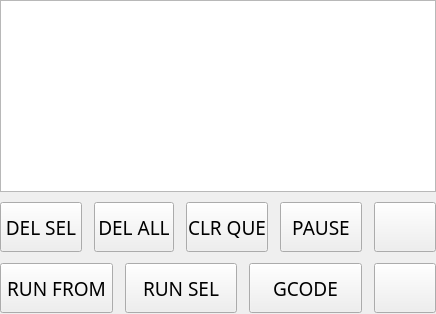
                    <widget class="QWidget" name="verticalWidget" native="true">
                     <property name="sizePolicy">
                      <sizepolicy hsizetype="Preferred" vsizetype="Preferred">
                       <horstretch>1</horstretch>
                       <verstretch>0</verstretch>
                      </sizepolicy>
                     </property>
                     <property name="styleSheet">
                      <string notr="true"/>
                     </property>
                     <layout class="QVBoxLayout" name="verticalLayout_60">
                      <property name="spacing">
                       <number>9</number>
                      </property>
                      <property name="leftMargin">
                       <number>0</number>
                      </property>
                      <property name="topMargin">
                       <number>0</number>
                      </property>
                      <property name="rightMargin">
                       <number>0</number>
                      </property>
                      <property name="bottomMargin">
                       <number>0</number>
                      </property>
                      <item>
                       <widget class="MDIHistory" name="mdihistory">
                        <property name="sizePolicy">
                         <sizepolicy hsizetype="Preferred" vsizetype="Preferred">
                          <horstretch>1</horstretch>
                          <verstretch>1</verstretch>
                         </sizepolicy>
                        </property>
                        <property name="minimumSize">
                         <size>
                          <width>360</width>
                          <height>0</height>
                         </size>
                        </property>
                        <property name="styleSheet">
                         <string notr="true"/>
                        </property>
                        <property name="alternatingRowColors">
                         <bool>false</bool>
                        </property>
                        <property name="selectionMode">
                         <enum>QAbstractItemView::SelectionMode::ExtendedSelection</enum>
                        </property>
                        <property name="viewMode">
                         <enum>QListView::ViewMode::ListMode</enum>
                        </property>
                        <property name="mdiEntrylineName" stdset="0">
                         <string>mdiEntry</string>
                        </property>
                        <property name="mdiListOrderNatural" stdset="0">
                         <bool>true</bool>
                        </property>
                       </widget>
                      </item>
                      <item>
                       <widget class="QWidget" name="widget_37" native="true">
                        <property name="sizePolicy">
                         <sizepolicy hsizetype="Preferred" vsizetype="Preferred">
                          <horstretch>1</horstretch>
                          <verstretch>0</verstretch>
                         </sizepolicy>
                        </property>
                        <property name="minimumSize">
                         <size>
                          <width>0</width>
                          <height>40</height>
                         </size>
                        </property>
                        <layout class="QHBoxLayout" name="horizontalLayout_147">
                         <property name="spacing">
                          <number>12</number>
                         </property>
                         <property name="leftMargin">
                          <number>0</number>
                         </property>
                         <property name="topMargin">
                          <number>1</number>
                         </property>
                         <property name="rightMargin">
                          <number>0</number>
                         </property>
                         <property name="bottomMargin">
                          <number>1</number>
                         </property>
                         <item>
                          <widget class="QPushButton" name="btn_del_history_row_mdi">
                           <property name="sizePolicy">
                            <sizepolicy hsizetype="Preferred" vsizetype="Fixed">
                             <horstretch>1</horstretch>
                             <verstretch>0</verstretch>
                            </sizepolicy>
                           </property>
                           <property name="minimumSize">
                            <size>
                             <width>58</width>
                             <height>50</height>
                            </size>
                           </property>
                           <property name="maximumSize">
                            <size>
                             <width>16777215</width>
                             <height>50</height>
                            </size>
                           </property>
                           <property name="font">
                            <font>
                             <family>Probe Basic Bebas Mono</family>
                             <pointsize>14</pointsize>
                             <italic>false</italic>
                             <bold>false</bold>
                            </font>
                           </property>
                           <property name="focusPolicy">
                            <enum>Qt::FocusPolicy::NoFocus</enum>
                           </property>
                           <property name="styleSheet">
                            <string notr="true">font: 14pt &quot;Probe Basic Bebas Mono&quot;;</string>
                           </property>
                           <property name="text">
                            <string>DEL SEL</string>
                           </property>
                          </widget>
                         </item>
                         <item>
                          <widget class="QPushButton" name="btn_del_all_mdi">
                           <property name="sizePolicy">
                            <sizepolicy hsizetype="Preferred" vsizetype="Fixed">
                             <horstretch>0</horstretch>
                             <verstretch>0</verstretch>
                            </sizepolicy>
                           </property>
                           <property name="minimumSize">
                            <size>
                             <width>58</width>
                             <height>50</height>
                            </size>
                           </property>
                           <property name="maximumSize">
                            <size>
                             <width>16777215</width>
                             <height>50</height>
                            </size>
                           </property>
                           <property name="font">
                            <font>
                             <family>Probe Basic Bebas Mono</family>
                             <pointsize>14</pointsize>
                             <italic>false</italic>
                             <bold>false</bold>
                            </font>
                           </property>
                           <property name="focusPolicy">
                            <enum>Qt::FocusPolicy::NoFocus</enum>
                           </property>
                           <property name="styleSheet">
                            <string notr="true">font: 14pt &quot;Probe Basic Bebas Mono&quot;;</string>
                           </property>
                           <property name="text">
                            <string>DEL ALL</string>
                           </property>
                          </widget>
                         </item>
                         <item>
                          <widget class="QPushButton" name="btn_clear_queue_mdi">
                           <property name="sizePolicy">
                            <sizepolicy hsizetype="Preferred" vsizetype="Fixed">
                             <horstretch>1</horstretch>
                             <verstretch>0</verstretch>
                            </sizepolicy>
                           </property>
                           <property name="minimumSize">
                            <size>
                             <width>58</width>
                             <height>50</height>
                            </size>
                           </property>
                           <property name="maximumSize">
                            <size>
                             <width>16777215</width>
                             <height>50</height>
                            </size>
                           </property>
                           <property name="font">
                            <font>
                             <family>Probe Basic Bebas Mono</family>
                             <pointsize>14</pointsize>
                             <italic>false</italic>
                             <bold>false</bold>
                            </font>
                           </property>
                           <property name="focusPolicy">
                            <enum>Qt::FocusPolicy::NoFocus</enum>
                           </property>
                           <property name="styleSheet">
                            <string notr="true">font: 14pt &quot;Probe Basic Bebas Mono&quot;;</string>
                           </property>
                           <property name="text">
                            <string>CLR QUE</string>
                           </property>
                          </widget>
                         </item>
                         <item>
                          <widget class="QPushButton" name="btn_pause_mdi">
                           <property name="sizePolicy">
                            <sizepolicy hsizetype="Preferred" vsizetype="Fixed">
                             <horstretch>1</horstretch>
                             <verstretch>0</verstretch>
                            </sizepolicy>
                           </property>
                           <property name="minimumSize">
                            <size>
                             <width>58</width>
                             <height>50</height>
                            </size>
                           </property>
                           <property name="maximumSize">
                            <size>
                             <width>16777215</width>
                             <height>50</height>
                            </size>
                           </property>
                           <property name="font">
                            <font>
                             <family>Probe Basic Bebas Mono</family>
                             <pointsize>14</pointsize>
                             <italic>false</italic>
                             <bold>false</bold>
                            </font>
                           </property>
                           <property name="focusPolicy">
                            <enum>Qt::FocusPolicy::NoFocus</enum>
                           </property>
                           <property name="styleSheet">
                            <string notr="true">font: 14pt &quot;Probe Basic Bebas Mono&quot;;</string>
                           </property>
                           <property name="text">
                            <string>PAUSE</string>
                           </property>
                           <property name="checkable">
                            <bool>true</bool>
                           </property>
                          </widget>
                         </item>
                         <item>
                          <widget class="QPushButton" name="btn_row_up_mdi">
                           <property name="sizePolicy">
                            <sizepolicy hsizetype="Preferred" vsizetype="Fixed">
                             <horstretch>0</horstretch>
                             <verstretch>0</verstretch>
                            </sizepolicy>
                           </property>
                           <property name="minimumSize">
                            <size>
                             <width>62</width>
                             <height>50</height>
                            </size>
                           </property>
                           <property name="maximumSize">
                            <size>
                             <width>62</width>
                             <height>50</height>
                            </size>
                           </property>
                           <property name="font">
                            <font>
                             <family>Probe Basic Bebas Mono</family>
                             <pointsize>15</pointsize>
                            </font>
                           </property>
                           <property name="focusPolicy">
                            <enum>Qt::FocusPolicy::NoFocus</enum>
                           </property>
                           <property name="styleSheet">
                            <string notr="true"/>
                           </property>
                           <property name="icon">
                            <iconset resource="probe_basic.qrc">
                             <normaloff>:/images/up_arrow.png</normaloff>:/images/up_arrow.png</iconset>
                           </property>
                           <property name="iconSize">
                            <size>
                             <width>25</width>
                             <height>25</height>
                            </size>
                           </property>
                          </widget>
                         </item>
                        </layout>
                       </widget>
                      </item>
                      <item>
                       <widget class="QWidget" name="widget_39" native="true">
                        <property name="sizePolicy">
                         <sizepolicy hsizetype="Preferred" vsizetype="Preferred">
                          <horstretch>1</horstretch>
                          <verstretch>0</verstretch>
                         </sizepolicy>
                        </property>
                        <property name="minimumSize">
                         <size>
                          <width>0</width>
                          <height>40</height>
                         </size>
                        </property>
                        <layout class="QHBoxLayout" name="horizontalLayout_150">
                         <property name="spacing">
                          <number>12</number>
                         </property>
                         <property name="leftMargin">
                          <number>0</number>
                         </property>
                         <property name="topMargin">
                          <number>1</number>
                         </property>
                         <property name="rightMargin">
                          <number>0</number>
                         </property>
                         <property name="bottomMargin">
                          <number>1</number>
                         </property>
                         <item>
                          <widget class="QPushButton" name="btn_run_from_line_mdi">
                           <property name="sizePolicy">
                            <sizepolicy hsizetype="Preferred" vsizetype="Fixed">
                             <horstretch>0</horstretch>
                             <verstretch>0</verstretch>
                            </sizepolicy>
                           </property>
                           <property name="minimumSize">
                            <size>
                             <width>58</width>
                             <height>50</height>
                            </size>
                           </property>
                           <property name="font">
                            <font>
                             <family>Probe Basic Bebas Mono</family>
                             <pointsize>14</pointsize>
                             <italic>false</italic>
                             <bold>false</bold>
                            </font>
                           </property>
                           <property name="focusPolicy">
                            <enum>Qt::FocusPolicy::NoFocus</enum>
                           </property>
                           <property name="styleSheet">
                            <string notr="true">font: 14pt &quot;Probe Basic Bebas Mono&quot;;</string>
                           </property>
                           <property name="text">
                            <string>RUN FROM</string>
                           </property>
                          </widget>
                         </item>
                         <item>
                          <widget class="QPushButton" name="btn_run_selection_mdi">
                           <property name="sizePolicy">
                            <sizepolicy hsizetype="Preferred" vsizetype="Fixed">
                             <horstretch>0</horstretch>
                             <verstretch>0</verstretch>
                            </sizepolicy>
                           </property>
                           <property name="minimumSize">
                            <size>
                             <width>58</width>
                             <height>50</height>
                            </size>
                           </property>
                           <property name="font">
                            <font>
                             <family>Probe Basic Bebas Mono</family>
                             <pointsize>14</pointsize>
                             <italic>false</italic>
                             <bold>false</bold>
                            </font>
                           </property>
                           <property name="focusPolicy">
                            <enum>Qt::FocusPolicy::NoFocus</enum>
                           </property>
                           <property name="styleSheet">
                            <string notr="true">font: 14pt &quot;Probe Basic Bebas Mono&quot;;</string>
                           </property>
                           <property name="text">
                            <string>RUN SEL</string>
                           </property>
                          </widget>
                         </item>
                         <item>
                          <widget class="QPushButton" name="btn_copy_to_editor_mdi">
                           <property name="sizePolicy">
                            <sizepolicy hsizetype="Preferred" vsizetype="Fixed">
                             <horstretch>0</horstretch>
                             <verstretch>0</verstretch>
                            </sizepolicy>
                           </property>
                           <property name="minimumSize">
                            <size>
                             <width>58</width>
                             <height>50</height>
                            </size>
                           </property>
                           <property name="font">
                            <font>
                             <family>Probe Basic Bebas Mono</family>
                             <pointsize>14</pointsize>
                             <italic>false</italic>
                             <bold>false</bold>
                            </font>
                           </property>
                           <property name="focusPolicy">
                            <enum>Qt::FocusPolicy::NoFocus</enum>
                           </property>
                           <property name="styleSheet">
                            <string notr="true">font: 14pt &quot;Probe Basic Bebas Mono&quot;;</string>
                           </property>
                           <property name="text">
                            <string>GCODE</string>
                           </property>
                          </widget>
                         </item>
                         <item>
                          <widget class="QPushButton" name="btn_row_down_mdi">
                           <property name="sizePolicy">
                            <sizepolicy hsizetype="Fixed" vsizetype="Fixed">
                             <horstretch>0</horstretch>
                             <verstretch>0</verstretch>
                            </sizepolicy>
                           </property>
                           <property name="minimumSize">
                            <size>
                             <width>62</width>
                             <height>50</height>
                            </size>
                           </property>
                           <property name="maximumSize">
                            <size>
                             <width>62</width>
                             <height>50</height>
                            </size>
                           </property>
                           <property name="font">
                            <font>
                             <family>Probe Basic Bebas Mono</family>
                             <pointsize>15</pointsize>
                            </font>
                           </property>
                           <property name="focusPolicy">
                            <enum>Qt::FocusPolicy::NoFocus</enum>
                           </property>
                           <property name="styleSheet">
                            <string notr="true"/>
                           </property>
                           <property name="icon">
                            <iconset resource="probe_basic.qrc">
                             <normaloff>:/images/down_arrow.png</normaloff>:/images/down_arrow.png</iconset>
                           </property>
                           <property name="iconSize">
                            <size>
                             <width>25</width>
                             <height>25</height>
                            </size>
                           </property>
                          </widget>
                         </item>
                        </layout>
                       </widget>
                      </item>
                     </layout>
                    </widget>
